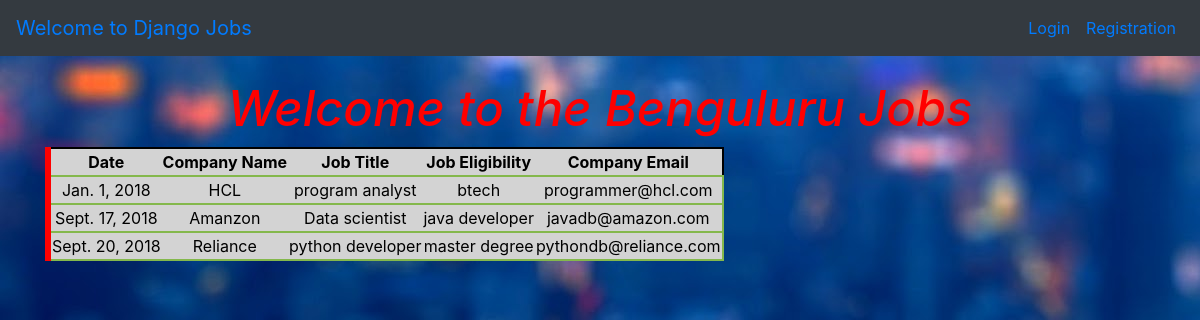
Page /punejobs/ on the committed database.
### jobs_portal/models.py (models this page shows, shortened)
class Punejobs(models.Model):
    date = models.DateField()
    company = models.CharField(max_length=264)
    title = models.CharField(max_length=264)
    eligibility = models.CharField(max_length=264)
    email = models.EmailField(max_length=70,blank=True)

### jobs_portal/views.py (the view)
# urls.py: url(r'^punejobs/',views.pune,name='punejobs'),
def pune(request):
    list=Punejobs.objects.order_by('date')
    dict_list1={'punejobs':list}
    return render(request,'punejobs.html',context=dict_list1)

### templates/punejobs.html (shortened to what this page needs)
{% extends "base.html" %}
{% load staticfiles %}
{% block content %}
<head>
</head>
<br>
<h1 id="puneh"> Welcome to the Benguluru Jobs</h1>
<div class="blrjobs">
    {% if punejobs %}
    <table id='hydtable'>
        <thead id="tq">
            <th>Date</th>
            <th>Company Name</th>
            <th>Job Title</th>
            <th>Job Eligibility</th>
            <th>Company Email</th>
        </thead>
         {% for i in punejobs %}
        <tr id="tr">
            <td>{{ i.date }}</td>
            <td>{{ i.company }}</td>
            <td>{{ i.title }}</td>
            <td>{{ i.eligibility }}</td>
            <td> {{ i.email }}</td>
        </tr>
         {% endfor %}
    </table>
</div>
{% endif %}
{% endblock %}

### rows in the picture
Punejobs: date "Jan. 1, 2018", company "HCL", title "program analyst", eligibility "btech", email "programmer@hcl.com"
Punejobs: date "Sept. 17, 2018", company "Amanzon", title "Data scientist", eligibility "java developer", email "javadb@amazon.com"
Punejobs: date "Sept. 20, 2018", company "Reliance", title "python developer", eligibility "master degree", email "pythondb@reliance.com"
